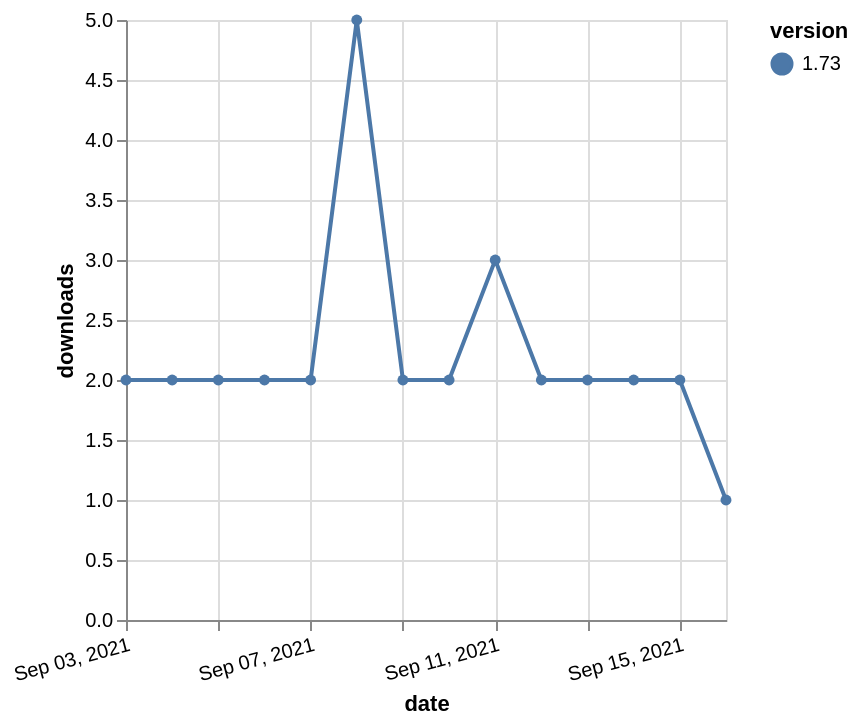

Express this chart as Vega-Lite.
### Vega-Lite specification from a JSON file in a GitHub repository (floating-point values rounded to 4 significant figures)
{"$schema": "https://vega.github.io/schema/vega-lite/v5.json", "description": "A simple bar chart with embedded data.", "data": {"values": [{"date": "2021-09-03", "total": 5216, "delta": 2, "version": "1.73"}, {"date": "2021-09-04", "total": 5218, "delta": 2, "version": "1.73"}, {"date": "2021-09-05", "total": 5220, "delta": 2, "version": "1.73"}, {"date": "2021-09-06", "total": 5222, "delta": 2, "version": "1.73"}, {"date": "2021-09-07", "total": 5224, "delta": 2, "version": "1.73"}, {"date": "2021-09-08", "total": 5229, "delta": 5, "version": "1.73"}, {"date": "2021-09-09", "total": 5231, "delta": 2, "version": "1.73"}, {"date": "2021-09-10", "total": 5233, "delta": 2, "version": "1.73"}, {"date": "2021-09-11", "total": 5236, "delta": 3, "version": "1.73"}, {"date": "2021-09-12", "total": 5238, "delta": 2, "version": "1.73"}, {"date": "2021-09-13", "total": 5240, "delta": 2, "version": "1.73"}, {"date": "2021-09-14", "total": 5242, "delta": 2, "version": "1.73"}, {"date": "2021-09-15", "total": 5244, "delta": 2, "version": "1.73"}, {"date": "2021-09-16", "total": 5245, "delta": 1, "version": "1.73"}]}, "width": "container", "mark": {"type": "line", "point": {"filled": true}}, "encoding": {"x": {"field": "date", "type": "temporal", "timeUnit": "yearmonthdate", "title": "date", "axis": {"labelAngle": -15}}, "y": {"field": "delta", "type": "quantitative", "title": "downloads"}, "color": {"field": "version", "type": "nominal"}, "tooltip": {"field": "delta"}}}
